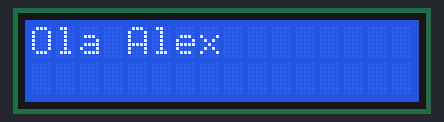
A sketch run on a simulated Arduino Uno, built with avr-gcc and run on an emulated ATmega328P. On the bench: 16×2 character LCD.

Above: at 0.1 s.
At 2.1 s:
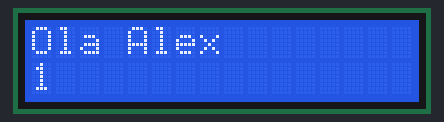
At 4.1 s:
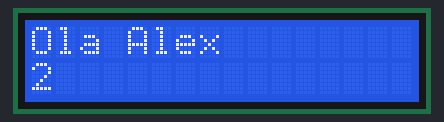
At 6.1 s:
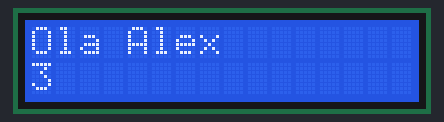

Measured:
- by itself, everything shown: repeats every 8.0 s, in 5 steps
- what the display in image 1 shows lasts 2.0 s, from 2.1 s to 4.1 s

The sketch:

sketch_sep02a.ino
```cpp
#include <LiquidCrystal.h>

//Define os pinos que serão utilizados para ligação ao display
LiquidCrystal lcd(2, 3, 4, 10, 11, 12, 13);

void setup()
{
  //Define o número de colunas e linhas do LCD
  lcd.begin(16, 2);

}

void loop()

{

  lcd.setCursor(0,0);
  lcd.print("Ola Alex");
  lcd.setCursor(0,1);
  delay(2000);

  lcd.setCursor(0,0);
  lcd.print("Ola Alex");

  lcd.setCursor(0,1);
  lcd.print("1");
  delay(2000);
  lcd.clear();

  lcd.setCursor(0,0);
  lcd.print("Ola Alex");

  lcd.setCursor(0,1);
  lcd.print("2");
  delay(2000);
  lcd.clear();

  lcd.setCursor(0,0);
  lcd.print("Ola Alex");

  lcd.setCursor(0,1);
  lcd.print("3");
  delay(2000);
  lcd.clear();
  lcd.setCursor(0,1);


}
```
